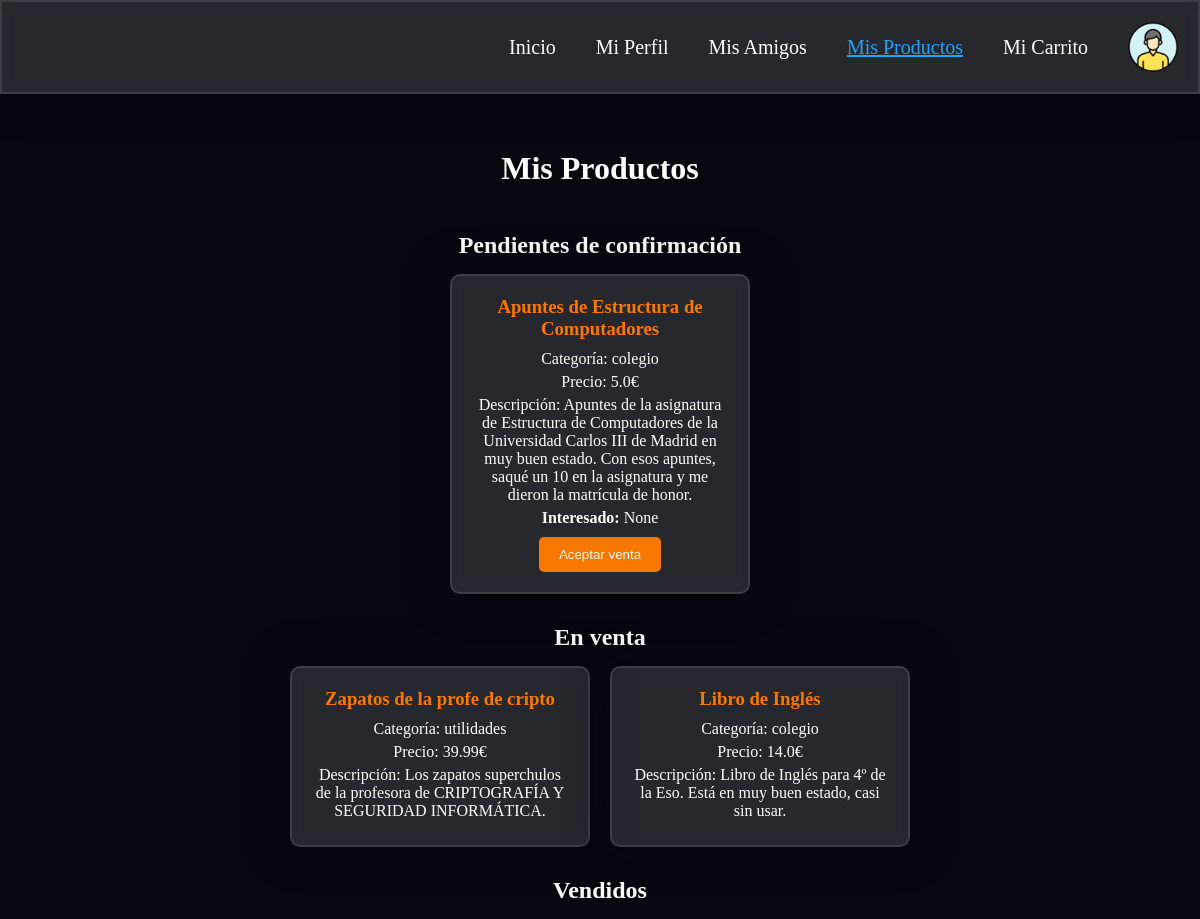
/productos (signed in), run on the app's committed database.
### app.py (models this page shows)
class Product(db.Model):
    __tablename__ = 'products'
    id = db.Column(db.Integer, primary_key=True)
    name = db.Column(db.String(80), nullable=False)
    category = db.Column(db.String(80), nullable=False)
    price = db.Column(db.Float, nullable=False)
    description = db.Column(db.String(200), nullable=False)
    status = db.Column(db.String(20), nullable=False, default='en venta')
    seller_id = db.Column(db.Integer, db.ForeignKey('users.id'), nullable=False)
    buyer_id = db.Column(db.Integer, db.ForeignKey('users.id'), nullable=True)
    created_at = db.Column(db.String(120), nullable=False)

### app.py (the view)
@app.route('/productos')
def productos():
    user_id = session.get('user_id')
    if not user_id:
        return redirect(url_for('login'))
    productos_en_venta = Product.query.filter_by(seller_id=user_id, status='en venta').all()
    productos_pendientes = Product.query.filter_by(seller_id=user_id, status='pendiente de confirmación').all()
    productos_vendidos = Product.query.filter_by(seller_id=user_id, status='vendido').all()
    return render_template('productos.html', productos_en_venta=productos_en_venta, productos_pendientes=productos_pendientes, productos_vendidos=productos_vendidos)

### templates/productos.html (shortened to what this page needs)
<!DOCTYPE html>
<html lang="en">
<head>
    <link rel="stylesheet" type="text/css" href="{{ url_for('static', filename='styles/productos.css') }}">
</head>
<body>
    <nav>
        <a href="{{ url_for('app_route') }}">Inicio</a>
        <a href="{{ url_for('perfil') }}">Mi Perfil</a>
        <a href="{{ url_for('amigos') }}">Mis Amigos</a>
        <a class="selected" href="{{ url_for('productos') }}">Mis Productos</a>
        <a href="{{ url_for('carrito') }}">Mi Carrito</a>
        <img src="{{ url_for('static', filename='imagenes/perfil.png') }}" alt="Perfil">
    </nav>
    <h1>Mis Productos</h1>
    <h2>Pendientes de confirmación</h2>
    <div class="product-list">
        {% for producto in productos_pendientes %}
            <div class="product-card">
                <h3>{{ producto.name }}</h3>
                <p>Categoría: {{ producto.category }}</p>
                <p>Precio: {{ producto.price }}€</p>
                <p>Descripción: {{ producto.description }}</p>
                <p><strong>Interesado:</strong> {{ producto.buyer_id }}</p>
                <form action="{{ url_for('validar_compra') }}" method="post">
                    <input type="submit" value="Aceptar venta">
                </form>
            </div>
        {% endfor %}
    </div>
    <h2>En venta</h2>
    <div class="product-list">
        {% for producto in productos_en_venta %}
            <div class="product-card">
                <h3>{{ producto.name }}</h3>
                <p>Categoría: {{ producto.category }}</p>
                <p>Precio: {{ producto.price }}€</p>
                <p>Descripción: {{ producto.description }}</p>
            </div>
        {% endfor %}
    </div>
    <h2>Vendidos</h2>
</body>
</html>

### static/styles/productos.css (style rules this page uses)
*, *:before, *:after { padding: 0; margin: 0; box-sizing: border-box; }
body { background-color: #080710; display: flex; flex-direction: column; justify-content: flex-start; align-items: center; min-height: 100vh; overflow-y: auto; position: relative; }
nav { width: 100%; display: flex; justify-content: flex-end; align-items: center; background-color: rgba(255, 255, 255, 0.13); padding: 20px; border-radius: 0; backdrop-filter: blur(10px); border: 2px solid rgba(255, 255, 255, 0.1); box-shadow: 0 0 40px rgba(8, 7, 16, 0.6); position: fixed; top: 0; left: 0; z-index: 1000; }
nav a { color: #fff; text-decoration: none; margin: 0 20px; font-size: 20px; transition: transform 0.3s; }
nav img { width: 50px; height: 50px; border-radius: 50%; margin-left: 20px; }
.selected { color: #23a2f6; text-decoration: #23a2f6 underline; }
h1, h2 { text-align: center; color: #ffffff; margin-bottom: 15px; }
h1 { margin-top: 150px; }
h2 { margin-top: 30px; }
.product-list { display: flex; flex-wrap: wrap; gap: 20px; color: white; justify-content: center; }
.product-card { background-color: rgba(255, 255, 255, 0.13); border: 2px solid rgba(255, 255, 255, 0.1); border-radius: 10px; box-shadow: 0 0 40px rgba(8, 7, 16, 0.6); padding: 20px; width: 300px; text-align: center; backdrop-filter: blur(10px); }
.product-card h3 { color: #f97800; margin: 0 0 10px; }
.product-card p { margin: 5px 0; color: #ffffff; }
input[type="submit"] { background-color: #f97800; color: #fff; padding: 10px 20px; border: none; border-radius: 5px; cursor: pointer; transition: transform 0.3s; }
form { margin-top: 10px; }

### data on the page
Product: name "Apuntes de Estructura de Computadores", category "colegio", price "5.0", description "Apuntes de la asignatura de Estructura de Computadores de la Universidad Carlos III de Madrid en muy buen estado. Con esos apuntes, saqué un 10 en la asignatura y me dieron la matrícula de honor.", buyer_id "None"
Product: name "Zapatos de la profe de cripto", category "utilidades", price "39.99", description "Los zapatos superchulos de la profesora de CRIPTOGRAFÍA Y SEGURIDAD INFORMÁTICA."
Product: name "Libro de Inglés", category "colegio", price "14.0", description "Libro de Inglés para 4º de la Eso. Está en muy buen estado, casi sin usar."
